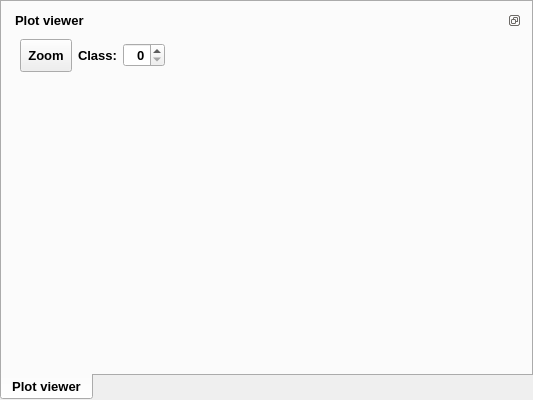
        <widget class="QTabWidget" name="leftTabWidget">
         <property name="font">
          <font>
           <pointsize>10</pointsize>
           <weight>75</weight>
           <bold>true</bold>
          </font>
         </property>
         <property name="tabPosition">
          <enum>QTabWidget::South</enum>
         </property>
         <property name="currentIndex">
          <number>0</number>
         </property>
         <widget class="QWidget" name="plotViewerTab">
          <attribute name="icon">
           <iconset resource="icons.qrc">
            <normaloff>:/Icons/icons/silk/chart_curve.png</normaloff>:/Icons/icons/silk/chart_curve.png</iconset>
          </attribute>
          <attribute name="title">
           <string>Plot viewer</string>
          </attribute>
          <layout class="QVBoxLayout" name="verticalLayout_2">
           <item>
            <widget class="QDockWidget" name="dockPlotWidget">
             <property name="minimumSize">
              <size>
               <width>450</width>
               <height>459</height>
              </size>
             </property>
             <property name="font">
              <font>
               <pointsize>10</pointsize>
               <weight>75</weight>
               <bold>true</bold>
              </font>
             </property>
             <property name="features">
              <set>QDockWidget::DockWidgetFloatable|QDockWidget::DockWidgetMovable</set>
             </property>
             <property name="windowTitle">
              <string>Plot viewer</string>
             </property>
             <widget class="QWidget" name="dockWidgetContents">
              <layout class="QVBoxLayout" name="verticalLayout">
               <item>
                <layout class="QHBoxLayout" name="horizontalLayout_5">
                 <item>
                  <widget class="QToolButton" name="btnZoomPlot">
                   <property name="minimumSize">
                    <size>
                     <width>0</width>
                     <height>33</height>
                    </size>
                   </property>
                   <property name="font">
                    <font>
                     <pointsize>10</pointsize>
                     <weight>75</weight>
                     <bold>true</bold>
                    </font>
                   </property>
                   <property name="text">
                    <string>Zoom</string>
                   </property>
                   <property name="icon">
                    <iconset resource="icons.qrc">
                     <normaloff>:/Icons/icons/silk/zoom.png</normaloff>:/Icons/icons/silk/zoom.png</iconset>
                   </property>
                   <property name="iconSize">
                    <size>
                     <width>24</width>
                     <height>24</height>
                    </size>
                   </property>
                   <property name="checkable">
                    <bool>true</bool>
                   </property>
                   <property name="toolButtonStyle">
                    <enum>Qt::ToolButtonTextBesideIcon</enum>
                   </property>
                  </widget>
                 </item>
                 <item>
                  <widget class="QLabel" name="gemClassLabel">
                   <property name="font">
                    <font>
                     <pointsize>10</pointsize>
                     <weight>75</weight>
                     <bold>true</bold>
                    </font>
                   </property>
                   <property name="text">
                    <string>Class:</string>
                   </property>
                   <property name="buddy">
                    <cstring>gemClassSpinBox</cstring>
                   </property>
                  </widget>
                 </item>
                 <item>
                  <widget class="QSpinBox" name="gemClassSpinBox">
                   <property name="font">
                    <font>
                     <pointsize>10</pointsize>
                     <weight>75</weight>
                     <bold>true</bold>
                    </font>
                   </property>
                   <property name="alignment">
                    <set>Qt::AlignRight|Qt::AlignTrailing|Qt::AlignVCenter</set>
                   </property>
                   <property name="minimum">
                    <number>0</number>
                   </property>
                   <property name="maximum">
                    <number>86</number>
                   </property>
                   <property name="value">
                    <number>0</number>
                   </property>
                  </widget>
                 </item>
                 <item>
                  <spacer name="horizontalSpacer_17">
                   <property name="orientation">
                    <enum>Qt::Horizontal</enum>
                   </property>
                   <property name="sizeType">
                    <enum>QSizePolicy::Expanding</enum>
                   </property>
                   <property name="sizeHint" stdset="0">
                    <size>
                     <width>468</width>
                     <height>18</height>
                    </size>
                   </property>
                  </spacer>
                 </item>
                </layout>
               </item>
               <item>
                <widget class="QWidget" name="plotWidgetHolder" native="true">
                 <property name="sizePolicy">
                  <sizepolicy hsizetype="Preferred" vsizetype="Expanding">
                   <horstretch>0</horstretch>
                   <verstretch>0</verstretch>
                  </sizepolicy>
                 </property>
                 <property name="minimumSize">
                  <size>
                   <width>0</width>
                   <height>375</height>
                  </size>
                 </property>
                </widget>
               </item>
              </layout>
              <zorder>plotWidgetHolder</zorder>
              <zorder></zorder>
             </widget>
            </widget>
           </item>
          </layout>
         </widget>
        </widget>
